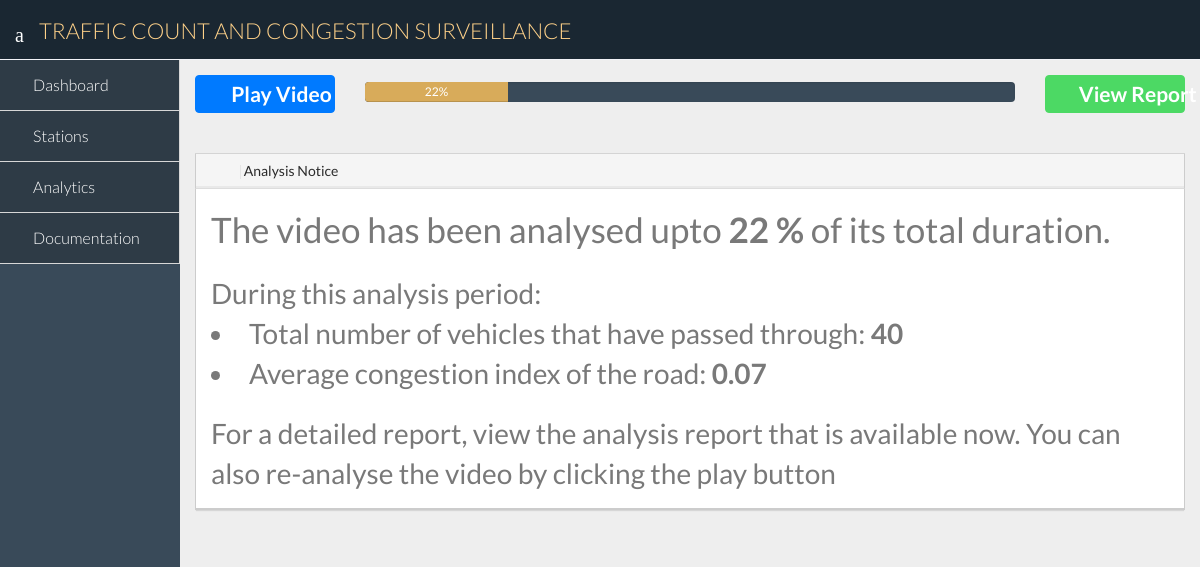
Page /stations/36/videos/36 on the committed database.
### surveillanceapp/models.py (models this page shows, shortened)
class SurveillanceVideo(models.Model):
    video_id = models.AutoField(primary_key=True)
    timestamp = models.DateTimeField()  # we will be manually adding videos of different days so don't add autonow
    station = models.ForeignKey(Station, on_delete=models.CASCADE, related_name='surveillance_videos')
    thumbnail_filename = models.CharField(max_length=200,null=True)
    video_name = models.CharField(max_length=100, null=True)
    video_filename = models.CharField(max_length=200, null=True)
    report = models.BooleanField(default=False)
    lane_dimens = models.CharField(max_length=200, null=True)
    duration = models.BigIntegerField(null=True)
    analysed_duration = models.BigIntegerField(default=0)
    analysed_percentage = models.IntegerField(default=0)
    last_analysed = models.DateTimeField(null=True)

class SurveillanceReport(models.Model):
    report_id = models.AutoField(primary_key=True)
    video = models.OneToOneField(SurveillanceVideo, on_delete=models.CASCADE, related_name='surveillance_report')
    congestion_jsonfile = models.CharField(null=True, max_length=100)
    count_jsonfile = models.CharField(null=True, max_length=100)
    contribution_jsonfile = models.CharField(null=True, max_length=100)
    report_file = models.CharField(null=True, max_length=100)
    avg_congestion_index = models.FloatField(default=0)
    avg_count_index = models.FloatField(default=0)
    outgoing_vehicle_count = models.IntegerField(default=0)
    outgoing_tempo_count = models.IntegerField(default=0)
    outgoing_bike_count = models.IntegerField(default=0)
    outgoing_car_count = models.IntegerField(default=0)
    outgoing_taxi_count = models.IntegerField(default=0)
    outgoing_micro_count = models.IntegerField(default=0)
    outgoing_pickup_count = models.IntegerField(default=0)
    outgoing_bus_count = models.IntegerField(default=0)
    outgoing_truck_count = models.IntegerField(default=0)

### surveillanceapp/views.py (the view)
# urls.py: path('stations/<int:station_id>/videos/<int:video_id>', views.surveillance_video, name='video'),
def surveillance_video(request,station_id,video_id):
    video = SurveillanceVideo.objects.get(video_id=video_id)
    print(video.video_name)
    print(video.report)
    return render(request, 'surveillanceapp/video.html', {'video': video})

### surveillanceapp/templates/surveillanceapp/video.html (shortened to what this page needs)
{% extends 'surveillanceapp/base.html' %}
{% load static %}
{% block main-content %}
    <div class="row">
        <div class="col-lg-2">
            <button id="video-play-btn" class="btn btn-block btn-primary"><span class="fa fa-play-circle fa-2x" style="margin-right: 6%;"></span> <span class="btn-text"> Play Video</span></button>
        </div>
        <div class="col-lg-8">
            <div class="progress" style="margin-top:1%; background: #394a59;">
                <div id="video-progress-bar" class="progress-bar video-progress" role="progressbar" style="width: {{ video.analysed_percentage }}%; background: #d8ab5a;">
                    {{ video.analysed_percentage }}%
                </div>
            </div>
        </div>
        <div class="col-lg-2">
            {% if not video.report %}
                <button data-href="" id="report-btn" class="btn btn-block btn-success pull-right" style="display: none">
                    <span class="fas fa-chart-bar fa-2x" style="margin-right: 6%"></span> <span class="btn-text"> View Report</span>
                </button>
            {% else %}
                <button data-href="{% url 'surveillanceapp:report' video.station.station_id video.video_id %}" id="report-btn" class="btn btn-block btn-success pull-right">
                    <span class="fas fa-chart-bar fa-2x" style="margin-right: 6%"></span> <span class="btn-text"> View Report</span>
                </button>
            {% endif %}
        </div>
    </div>
    <div class="row" style="padding-top: 2%">
        <div id="graph-body" class="col-lg-12">
            <div class="col-lg-6" id="number-graph">
            </div>
            <div class="col-lg-6" id="congestion-graph">
            </div>
        </div>
    </div>
    <div class="row" style="padding-top: 1%">
        <div id="bargraph" class="col-lg-10 col-lg-push-1">
        </div>
    </div>
    <div class="row" id="summary-wrapper">
        <div class="col-lg-12">
            <div class="panel panel-default">
                <div class="panel-heading">
                    <i class="fa fa-info-circle"></i> Analysis Notice
                </div>
                <div class="panel-body">
                    {% if not video.report %}
                        <div style="font-size: 250%;">
                            The video has not been analysed yet.
                        </div>
                        <div style="font-size: 150%; margin-top: 2%">
                            Therefore, no statistical information is available for the video.
                            Play the video to observe its real time analysis which includes:
                            <ull>
                                <li>Number of vehicles in the road at current time</li>
                                <li>Number of vehicles that have passed through the road</li>
                                <li>Congestion index of the road at current time</li>
                            </ull>
                        </div>
                        <div style="font-size: 250%; margin-top: 2%">
                            A detailed report with graphs will also be available after analysis
                        </div>
                    {% else %}
                        <p style="font-size: 250%;">
                            The video has been analysed upto <strong>{{ video.analysed_percentage }} %</strong> of its total duration.
                        </p>
                        <div style="font-size: 200%; margin-top:2%;">
                            During this analysis period:
                            <ull>
                                <li>Total number of vehicles that have passed through: <strong>{{ video.surveillance_report.outgoing_vehicle_count }}</strong></li>
                                <li>Average congestion index of the road: <strong>{{ video.surveillance_report.avg_congestion_index| floatformat:2 }}</strong></li>
                            </ull>
                        </div>
                        <div style="font-size: 200%; margin-top:2%;">
                            For a detailed report, view the analysis report that is available now. You can also re-analyse the video by clicking the play button
                        </div>
                    {% endif %}
                </div>
            </div>
        </div>
    </div>
{% endblock %}

### surveillanceapp/templates/surveillanceapp/video.html (style rules this page uses)
button { padding-top: 2% !important; padding-bottom: 2% !important; }
.btn-text { font-size: 150%; font-weight: bold; }

### rows in the picture
SurveillanceVideo: analysed_percentage "22", surveillance_report.outgoing_vehicle_count "40", surveillance_report.avg_congestion_index "0.07"
